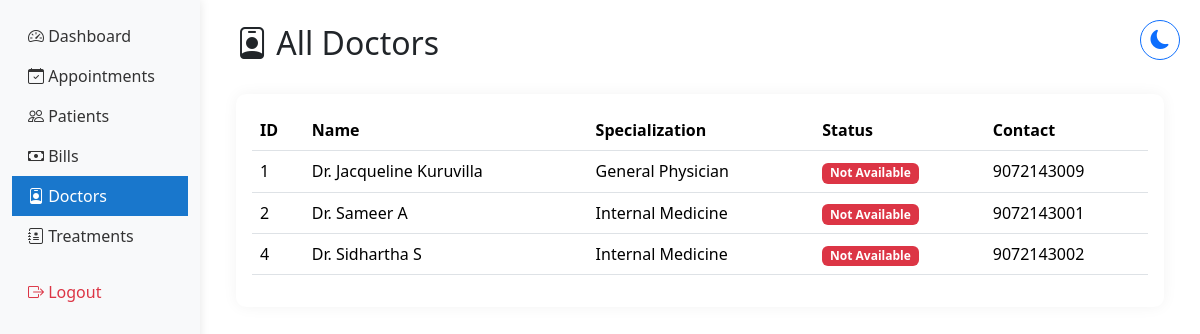
/staff/doctors/ (signed in), run on an earlier commit of the app's database.
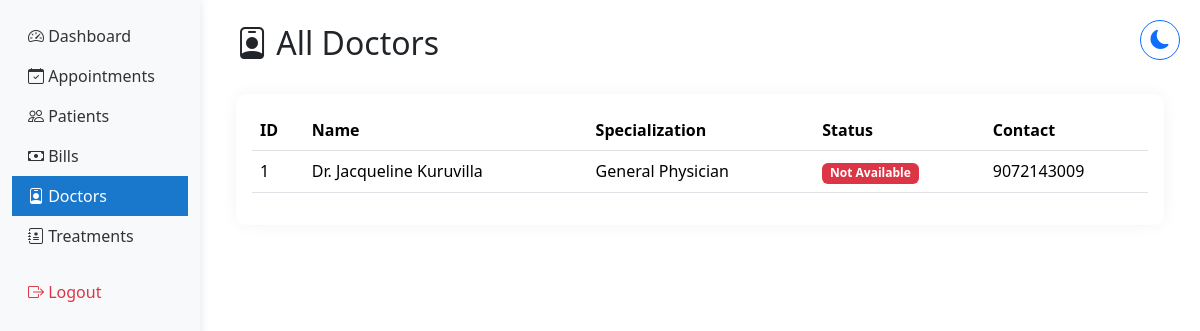
And on a later commit of the database.
### hmsapp/models.py (models this page shows, shortened)
class DoctorProfile(models.Model):
    user = models.OneToOneField(User, on_delete=models.CASCADE)
    specialty = models.ForeignKey('Specialty', on_delete=models.SET_NULL, null=True)
    license_number = models.CharField(max_length=50, unique=True)
    phone_number = models.CharField(max_length=15, validators=[phone_regex])
    address = models.TextField(blank=True)
    doctor_id = models.CharField(max_length=6, unique=True, blank=True)
    profile_picture = models.ImageField(
        upload_to='doctors/profile_pics/',
        null=True,
        blank=True,
        validators=[FileExtensionValidator(['jpg', 'jpeg', 'png'])]
    )
    google_calendar_enabled = models.BooleanField(default=False)
    google_calendar_credentials = models.JSONField(null=True, blank=True)
    created_at = models.DateTimeField(auto_now_add=True)
    updated_at = models.DateTimeField(auto_now=True)

class Specialty(models.Model):
    specialty_name = models.CharField(max_length=100)
    description = models.TextField(blank=True)
    class Meta:
        verbose_name_plural = "Specialties"

### hmsapp/views.py (the view)
# urls.py: path('staff/doctors/', views.all_doctors, name='all_doctors'),
@login_required
def all_doctors(request):
    doctors = DoctorProfile.objects.all().select_related('user')
    context = {
        'doctors': doctors,
        'title': 'All Doctors'
    }
    return render(request, 'staff/all_doctors.html', context)

### hmsapp/context_processors.py (called while the page is built)
def base_template(request):
    if request.user.is_authenticated:
        if request.user.groups.filter(name='Doctors').exists():
            base_template = 'doctor/base_doctor.html'
        elif request.user.groups.filter(name='Administrators').exists():
            base_template = 'hosp_admin/base_admin.html'
        else:
            base_template = 'staff/base_staff.html'
    else:
        base_template = 'staff/base_staff.html'
    return {'base_template': base_template}

### hmsapp/templates/staff/all_doctors.html
{% extends 'staff/base_staff.html' %}
{% load static %}
{% block content %}
<div class="container mt-4">
    <div class="d-flex justify-content-between align-items-center mb-4">
        <h2><i class="bi bi-person-badge"></i> All Doctors</h2>
    </div>
    <div class="card">
        <div class="card-body">
            <div class="table-responsive">
                <table class="table table-hover">
                    <thead>
                        <tr>
                            <th>ID</th>
                            <th>Name</th>
                            <th>Specialization</th>
                            <th>Status</th>
                            <th>Contact</th>
                        </tr>
                    </thead>
                    <tbody>
                        {% for doctor in doctors %}
                        <tr>
                            <td>{{ doctor.id }}</td>
                            <td>Dr. {{ doctor.user.get_full_name }}</td>
                            <td>{{ doctor.specialty.specialty_name }}</td>
                            <td>
                                <span class="badge {% if doctor.is_available %}bg-success{% else %}bg-danger{% endif %}">
                                    {{ doctor.is_available|yesno:"Available,Not Available" }}
                                </span>
                            </td>
                            <td>{{ doctor.phone_number }}</td>
                        </tr>
                        {% empty %}
                        <tr>
                            <td colspan="6" class="text-center">No doctors found</td>
                        </tr>
                        {% endfor %}
                    </tbody>
                </table>
            </div>
        </div>
    </div>
</div>
{% endblock %}

What changed in the data, as far as the page shows it:
removed DoctorProfile: id "2", user.get_full_name "Sameer A", specialty.specialty_name "Internal Medicine", is_available "Not Available", phone_number "9072143001"
removed DoctorProfile: id "4", user.get_full_name "Sidhartha S", specialty.specialty_name "Internal Medicine", is_available "Not Available", phone_number "9072143002"
